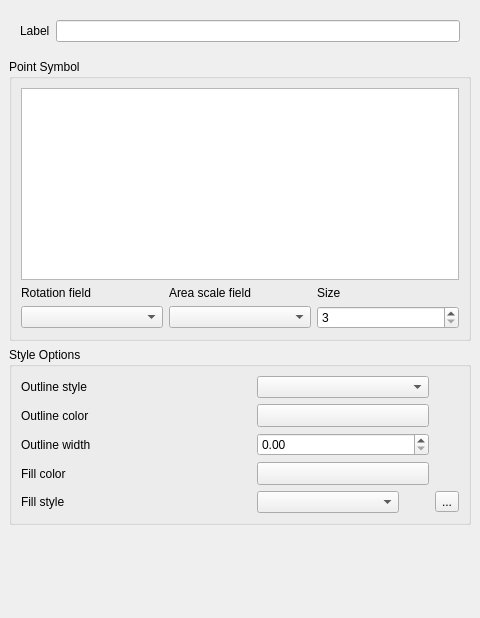
<ui version="4.0" >
 <class>QgsSingleSymbolDialogBase</class>
 <widget class="QDialog" name="QgsSingleSymbolDialogBase" >
  <property name="geometry" >
   <rect>
    <x>0</x>
    <y>0</y>
    <width>480</width>
    <height>618</height>
   </rect>
  </property>
  <property name="sizePolicy" >
   <sizepolicy>
    <hsizetype>0</hsizetype>
    <vsizetype>0</vsizetype>
    <horstretch>0</horstretch>
    <verstretch>0</verstretch>
   </sizepolicy>
  </property>
  <property name="windowTitle" >
   <string>Single Symbol</string>
  </property>
  <layout class="QGridLayout" >
   <property name="margin" >
    <number>9</number>
   </property>
   <property name="spacing" >
    <number>6</number>
   </property>
   <item row="2" column="0" >
    <widget class="QGroupBox" name="groupBox_3" >
     <property name="sizePolicy" >
      <sizepolicy>
       <hsizetype>7</hsizetype>
       <vsizetype>0</vsizetype>
       <horstretch>0</horstretch>
       <verstretch>0</verstretch>
      </sizepolicy>
     </property>
     <property name="title" >
      <string>Style Options</string>
     </property>
     <layout class="QGridLayout" >
      <property name="margin" >
       <number>9</number>
      </property>
      <property name="spacing" >
       <number>6</number>
      </property>
      <item row="4" column="2" >
       <widget class="QToolButton" name="toolSelectTexture" >
        <property name="text" >
         <string>...</string>
        </property>
       </widget>
      </item>
      <item row="4" column="1" >
       <widget class="QComboBox" name="cboFillStyle" >
        <property name="maximumSize" >
         <size>
          <width>142</width>
          <height>16777215</height>
         </size>
        </property>
       </widget>
      </item>
      <item row="0" column="0" >
       <widget class="QLabel" name="outlinecolorlabel_2" >
        <property name="text" >
         <string>Outline style</string>
        </property>
        <property name="buddy" >
         <cstring>cboOutlineStyle</cstring>
        </property>
       </widget>
      </item>
      <item row="1" column="0" >
       <widget class="QLabel" name="outlinecolorlabel" >
        <property name="text" >
         <string>Outline color</string>
        </property>
        <property name="buddy" >
         <cstring>btnOutlineColor</cstring>
        </property>
       </widget>
      </item>
      <item row="2" column="0" >
       <widget class="QLabel" name="outlinewidthlabel" >
        <property name="text" >
         <string>Outline width</string>
        </property>
       </widget>
      </item>
      <item row="3" column="0" >
       <widget class="QLabel" name="fillcolorlabel" >
        <property name="text" >
         <string>Fill color</string>
        </property>
        <property name="buddy" >
         <cstring>btnFillColor</cstring>
        </property>
       </widget>
      </item>
      <item row="4" column="0" >
       <widget class="QLabel" name="fillcolorlabel_2" >
        <property name="text" >
         <string>Fill style</string>
        </property>
        <property name="buddy" >
         <cstring>cboFillStyle</cstring>
        </property>
       </widget>
      </item>
      <item row="0" column="1" colspan="2" >
       <widget class="QComboBox" name="cboOutlineStyle" >
        <property name="sizePolicy" >
         <sizepolicy>
          <hsizetype>7</hsizetype>
          <vsizetype>0</vsizetype>
          <horstretch>0</horstretch>
          <verstretch>0</verstretch>
         </sizepolicy>
        </property>
        <property name="maximumSize" >
         <size>
          <width>172</width>
          <height>16777215</height>
         </size>
        </property>
       </widget>
      </item>
      <item row="1" column="1" >
       <widget class="QgsColorButton" name="btnOutlineColor" >
        <property name="sizePolicy" >
         <sizepolicy>
          <hsizetype>7</hsizetype>
          <vsizetype>0</vsizetype>
          <horstretch>0</horstretch>
          <verstretch>0</verstretch>
         </sizepolicy>
        </property>
        <property name="minimumSize" >
         <size>
          <width>172</width>
          <height>0</height>
         </size>
        </property>
        <property name="maximumSize" >
         <size>
          <width>136</width>
          <height>16777215</height>
         </size>
        </property>
        <property name="text" >
         <string/>
        </property>
       </widget>
      </item>
      <item row="3" column="1" >
       <widget class="QgsColorButton" name="btnFillColor" >
        <property name="sizePolicy" >
         <sizepolicy>
          <hsizetype>7</hsizetype>
          <vsizetype>0</vsizetype>
          <horstretch>0</horstretch>
          <verstretch>0</verstretch>
         </sizepolicy>
        </property>
        <property name="minimumSize" >
         <size>
          <width>100</width>
          <height>0</height>
         </size>
        </property>
        <property name="maximumSize" >
         <size>
          <width>172</width>
          <height>16777215</height>
         </size>
        </property>
        <property name="text" >
         <string/>
        </property>
       </widget>
      </item>
      <item row="2" column="1" colspan="2" >
       <widget class="QDoubleSpinBox" name="outlinewidthspinbox" >
        <property name="maximumSize" >
         <size>
          <width>172</width>
          <height>16777215</height>
         </size>
        </property>
       </widget>
      </item>
     </layout>
    </widget>
   </item>
   <item row="1" column="0" >
    <widget class="QGroupBox" name="mGroupPoint" >
     <property name="sizePolicy" >
      <sizepolicy>
       <hsizetype>7</hsizetype>
       <vsizetype>0</vsizetype>
       <horstretch>0</horstretch>
       <verstretch>0</verstretch>
      </sizepolicy>
     </property>
     <property name="title" >
      <string>Point Symbol</string>
     </property>
     <layout class="QGridLayout" >
      <property name="margin" >
       <number>9</number>
      </property>
      <property name="spacing" >
       <number>6</number>
      </property>
      <item row="2" column="2" >
       <widget class="QSpinBox" name="mPointSizeSpinBox" >
        <property name="maximum" >
         <number>1000</number>
        </property>
        <property name="minimum" >
         <number>3</number>
        </property>
        <property name="singleStep" >
         <number>1</number>
        </property>
        <property name="value" >
         <number>3</number>
        </property>
       </widget>
      </item>
      <item row="1" column="2" >
       <widget class="QLabel" name="textLabel1_2" >
        <property name="text" >
         <string>Size</string>
        </property>
        <property name="buddy" >
         <cstring>mPointSizeSpinBox</cstring>
        </property>
       </widget>
      </item>
      <item row="1" column="1" >
       <widget class="QLabel" name="textLabel9" >
        <property name="text" >
         <string>Area scale field</string>
        </property>
        <property name="buddy" >
         <cstring>mScaleClassificationComboBox</cstring>
        </property>
       </widget>
      </item>
      <item row="1" column="0" >
       <widget class="QLabel" name="textLabel1_3" >
        <property name="text" >
         <string>Rotation field</string>
        </property>
        <property name="buddy" >
         <cstring>mRotationClassificationComboBox</cstring>
        </property>
       </widget>
      </item>
      <item row="0" column="0" colspan="3" >
       <widget class="QListWidget" name="lstSymbols" >
        <property name="dragDropMode" >
         <enum>QAbstractItemView::DragDrop</enum>
        </property>
        <property name="alternatingRowColors" >
         <bool>false</bool>
        </property>
        <property name="iconSize" >
         <size>
          <width>0</width>
          <height>-1</height>
         </size>
        </property>
        <property name="resizeMode" >
         <enum>QListView::Adjust</enum>
        </property>
        <property name="viewMode" >
         <enum>QListView::IconMode</enum>
        </property>
        <property name="uniformItemSizes" >
         <bool>true</bool>
        </property>
        <property name="wordWrap" >
         <bool>false</bool>
        </property>
       </widget>
      </item>
      <item row="2" column="0" >
       <widget class="QComboBox" name="mRotationClassificationComboBox" >
        <property name="minimumSize" >
         <size>
          <width>0</width>
          <height>20</height>
         </size>
        </property>
       </widget>
      </item>
      <item row="2" column="1" >
       <widget class="QComboBox" name="mScaleClassificationComboBox" >
        <property name="minimumSize" >
         <size>
          <width>0</width>
          <height>20</height>
         </size>
        </property>
       </widget>
      </item>
     </layout>
    </widget>
   </item>
   <item row="0" column="0" >
    <layout class="QHBoxLayout" >
     <property name="margin" >
      <number>11</number>
     </property>
     <property name="spacing" >
      <number>6</number>
     </property>
     <item>
      <widget class="QLabel" name="mLabel" >
       <property name="minimumSize" >
        <size>
         <width>0</width>
         <height>22</height>
        </size>
       </property>
       <property name="text" >
        <string>Label</string>
       </property>
       <property name="buddy" >
        <cstring>mLabelEdit</cstring>
       </property>
      </widget>
     </item>
     <item>
      <widget class="QLineEdit" name="mLabelEdit" >
       <property name="minimumSize" >
        <size>
         <width>0</width>
         <height>22</height>
        </size>
       </property>
      </widget>
     </item>
    </layout>
   </item>
   <item row="3" column="0" >
    <spacer>
     <property name="orientation" >
      <enum>Qt::Vertical</enum>
     </property>
     <property name="sizeHint" >
      <size>
       <width>462</width>
       <height>16</height>
      </size>
     </property>
    </spacer>
   </item>
  </layout>
 </widget>
 <layoutdefault spacing="6" margin="11" />
 <pixmapfunction>qPixmapFromMimeSource</pixmapfunction>
 <customwidgets>
  <customwidget>
   <class>QgsColorButton</class>
   <extends>QToolButton</extends>
   <header>qgscolorbutton.h</header>
  </customwidget>
 </customwidgets>
 <tabstops>
  <tabstop>mLabelEdit</tabstop>
  <tabstop>lstSymbols</tabstop>
  <tabstop>mRotationClassificationComboBox</tabstop>
  <tabstop>mScaleClassificationComboBox</tabstop>
  <tabstop>mPointSizeSpinBox</tabstop>
  <tabstop>cboOutlineStyle</tabstop>
  <tabstop>btnOutlineColor</tabstop>
  <tabstop>btnFillColor</tabstop>
  <tabstop>cboFillStyle</tabstop>
  <tabstop>toolSelectTexture</tabstop>
 </tabstops>
 <resources/>
 <connections/>
</ui>
